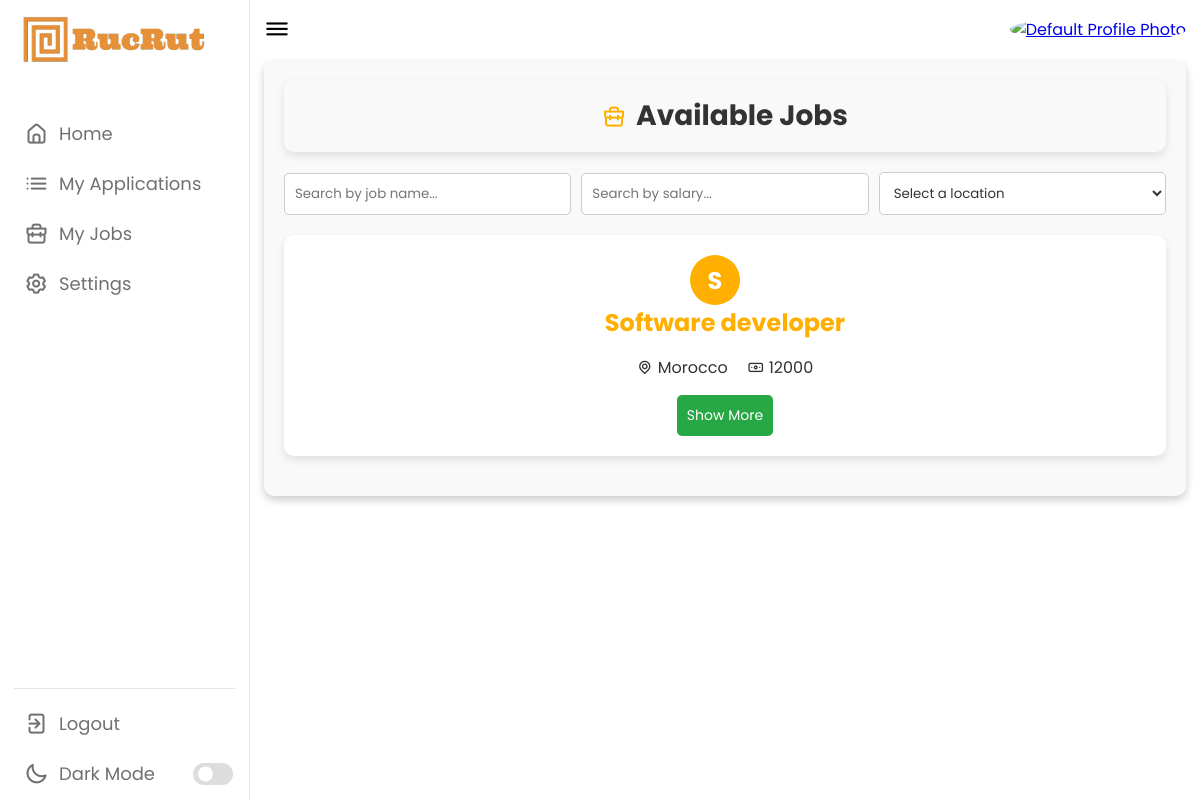
The app's page / (signed in) with its own data.
### app/models.py (models this page shows)
class Job(db.Model):
    id = db.Column(db.Integer, primary_key=True)
    title = db.Column(db.String(100), nullable=False)
    location = db.Column(db.String(100), nullable=False)
    description = db.Column(db.Text, nullable=False)
    salary = db.Column(db.String(50), nullable=False)
    date_posted = db.Column(db.DateTime, nullable=False, default=datetime.utcnow)
    user_id = db.Column(db.Integer, db.ForeignKey('user.id'), nullable=False)

### app/routes.py (the view)
@main.route('/')
def home():
    if g.user is None:
        return redirect(url_for('main.auth'))
    jobs = Job.query.filter(Job.user_id != g.user.id).all()
    return render_template('snippet_career_list.html', jobs=jobs)

### app/routes.py (called while the page is built)
@main.before_app_request
def load_user():
    user_id = session.get('user_id')
    if user_id:
        g.user = User.query.get(user_id)
    else:
        g.user = None

@main.context_processor
def inject_user():
    return {'user': g.user}

### app/templates/snippet_career_list.html (shortened to what this page needs)
{% extends 'base.html' %}
{% block content %}
<div class="jobs-wrapper">
    <div class="page-header">
        <i class="uil uil-briefcase icon"></i>
        <h1 class="page-title">Available Jobs</h1>
    </div>
    <div class="header-bar">
        <input type="text" placeholder="Search by job name..." class="search-input" id="search-by-name">
        <input type="text" placeholder="Search by salary..." class="search-input" id="search-by-salary">
        <select id="search-by-location" class="search-input">
            <option value="" disabled selected>Select a location</option>
        </select>
    </div>
    <div class="jobs-list" id="jobs-list">
        {% for job in jobs %}
        <div class="job-card" data-title="{{ job.title | lower }}" data-salary="{{ job.salary }}" data-location="{{ job.location | lower }}">
            <div class="job-image">
                {{ job.title[0] | upper }}
            </div>
            <div class="job-title">
                <h2>{{ job.title }}</h2>
            </div>
            <div class="job-details">
                <p><i class="uil uil-location-point location-icon"></i>{{ job.location }}</p>
                <p><i class="uil uil-money-bill salary-icon"></i>{{ job.salary }}</p>
            </div>
            <div class="job-actions">
                <a href="{{ url_for('main.job_detail', job_id=job.id) }}" class="edit-button">Show More</a>
            </div>
        </div>
        {% endfor %}
    </div>
</div>
{% endblock %}

### app/static/style.css (style rules this page uses)
* { margin: 0; padding: 0; box-sizing: border-box; font-family: 'Poppins', sans-serif; }
:root { --primary-color: #ffaf00; --panel-color: #FFF; --text-color: #000; --black-light-color: #707070; --border-color: #e6e5e5; --toggle-color: #DDD; --box1-color: #4DA3FF; --box2-color: #FFE6AC; --box3-color: #E7D1FC; --title-icon-color: #fff; --tran-05: all 0.5s ease; --tran-03: all 0.3s ease; --tran-03: all 0.2s ease; }
body { min-height: 100vh; background-color: var(--primary-color); }
.jobs-wrapper { width: 100%; padding: 20px; background: #f9f9f9; border-radius: 10px; box-shadow: 0 4px 8px rgba(0, 0, 0, 0.2); }
.header-bar { display: flex; justify-content: space-between; align-items: center; margin-bottom: 20px; }
.search-input { padding: 10px; width: 87%; border: 1px solid #ddd; border-radius: 5px; background: #fff; color: #333; }
.jobs-list { display: flex; flex-wrap: wrap; gap: 20px; justify-content: center; }
.job-card { width: calc(33% - 20px); background: #fff; padding: 20px; border-radius: 10px; box-shadow: 0 4px 8px rgba(0, 0, 0, 0.2); color: #333; overflow: hidden; position: relative; display: flex; flex-direction: column; justify-content: space-between; }
.job-card .job-title { margin-bottom: 15px; text-align: center; white-space: nowrap; overflow: hidden; text-overflow: ellipsis; }
.job-card .job-title h2 { font-size: 24px; color: #ffaf00; }
.job-card p { font-size: 16px; margin: 10px 0; overflow: hidden; text-overflow: ellipsis; white-space: normal; }
.job-card .job-actions { display: flex; justify-content: space-between; margin-top: 15px; }
.job-card .job-actions a, .job-card .job-actions button { padding: 10px; border: none; border-radius: 5px; text-decoration: none; cursor: pointer; font-size: 14px; }
.job-card .job-actions a { color: #ffaf00; border: 2px solid #ffaf00; background: none; }
.job-card .job-actions .edit-button { background: #28a745; color: #fff; padding: 10px; border: none; border-radius: 5px; text-decoration: none; cursor: pointer; font-size: 14px; }

### app/templates/snippet_career_list.html (style rules this page uses)
.page-header { display: flex; align-items: center; justify-content: center; margin-bottom: 20px; background: #f9f9f9; padding: 15px; border-radius: 10px; box-shadow: 0 4px 8px rgba(0, 0, 0, 0.1); }
.page-header .icon { font-size: 24px; color: #ffaf00; margin-right: 10px; }
.page-header .page-title { font-size: 28px; color: #333; margin: 0; }
.header-bar { display: flex; flex-wrap: wrap; gap: 10px; margin-bottom: 20px; justify-content: space-between; }
.header-bar input[type="text"], .header-bar select { flex: 1; padding: 10px; border-radius: 5px; border: 1px solid #ccc; }
.job-card { display: flex; align-items: center; justify-content: space-between; background: #fff; padding: 20px; margin-bottom: 20px; border-radius: 10px; box-shadow: 0 4px 8px rgba(0, 0, 0, 0.1); width: 100%; }
.job-image { background-color: #ffaf00; color: #fff; font-size: 24px; font-weight: bold; display: flex; align-items: center; justify-content: center; border-radius: 50%; width: 50px; height: 50px; margin-right: 20px; }
.job-title h2 { margin: 0; font-size: 24px; }
.job-details { display: flex; align-items: center; }
.job-details p { margin: 0 10px; font-size: 16px; display: flex; align-items: center; }
.job-actions .edit-button { padding: 5px 10px; background-color: #007bff; color: white; border: none; border-radius: 5px; text-decoration: none; }
.job-details .location-icon, .job-details .salary-icon { margin-right: 5px; }

### records on screen
Job: title "S", title "Software developer", location "Morocco", salary "12000"
